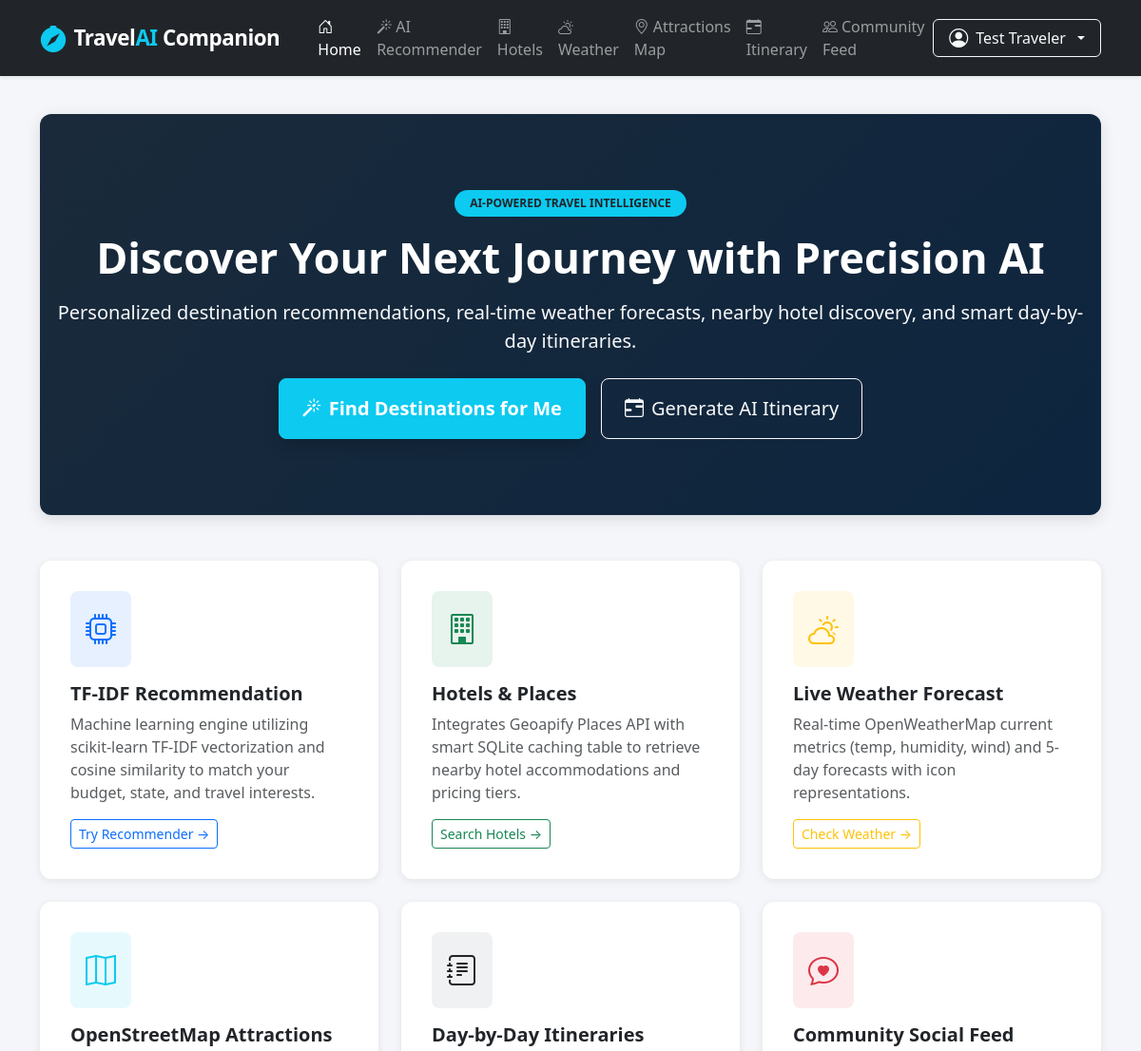
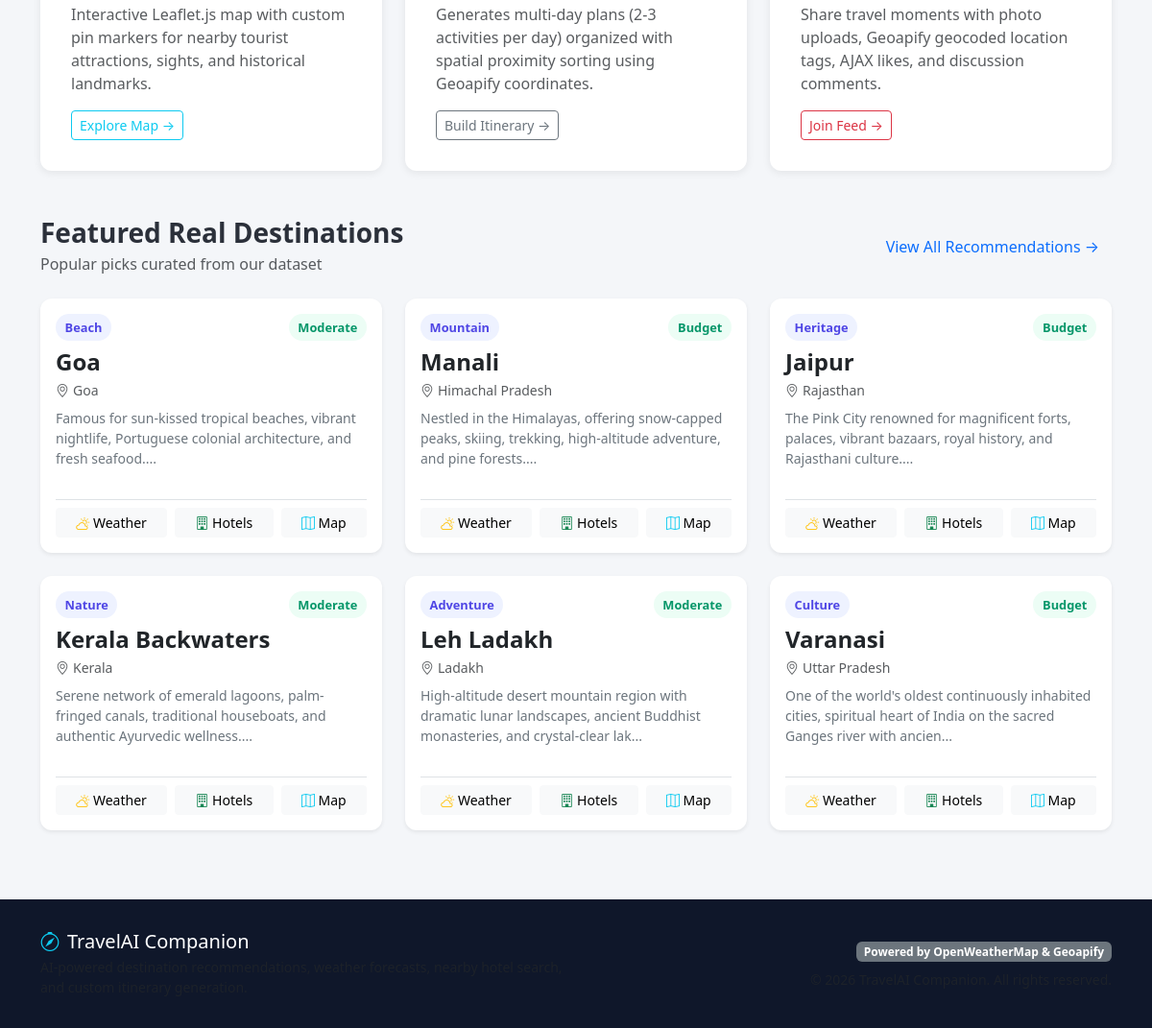
The page / (signed in) on the database its author committed (2 pictures, top to bottom).
### models.py (models this page shows, shortened)
class User(UserMixin, db.Model):
    __tablename__ = 'users'
    id = db.Column(db.Integer, primary_key=True)
    name = db.Column(db.String(100), nullable=False)
    email = db.Column(db.String(120), unique=True, nullable=False, index=True)
    password_hash = db.Column(db.String(256), nullable=False)
    profile_photo = db.Column(db.String(255), default='default_avatar.png')
    joined_date = db.Column(db.DateTime, default=datetime.utcnow)
    posts = db.relationship('Post', backref='author', lazy=True, cascade='all, delete-orphan')
    likes = db.relationship('Like', backref='user', lazy=True, cascade='all, delete-orphan')
    comments = db.relationship('Comment', backref='user', lazy=True, cascade='all, delete-orphan')

class Destination(db.Model):
    __tablename__ = 'destinations'
    id = db.Column(db.Integer, primary_key=True)
    name = db.Column(db.String(120), nullable=False, index=True)
    state = db.Column(db.String(100), nullable=False)
    category = db.Column(db.String(50), nullable=False)
    budget_level = db.Column(db.String(50), nullable=False)  # Budget, Moderate, Luxury
    description = db.Column(db.Text, nullable=False)
    tags = db.Column(db.String(255), nullable=True)
    cached_hotels = db.relationship('HotelsCache', backref='destination', lazy=True, cascade='all, delete-orphan')

### app.py (the view)
@app.route('/')
def index():
    featured_destinations = Destination.query.limit(6).all()
    recent_posts = Post.query.order_by(Post.created_at.desc()).limit(3).all()
    return render_template('index.html', destinations=featured_destinations, posts=recent_posts)

### app.py (called while the page is built)
@login_manager.user_loader
def load_user(user_id):
    return db.session.get(User, int(user_id))

### templates/index.html (shortened to what this page needs)
{% extends "base.html" %}
{% block content %}
<div class="container">
    <div class="hero-section text-center position-relative overflow-hidden mb-5">
        <div class="position-relative z-1 py-3">
            <span class="badge bg-info text-dark px-3 py-2 rounded-pill fw-bold text-uppercase mb-3">AI-Powered Travel Intelligence</span>
            <h1 class="hero-title mb-3">Discover Your Next Journey with Precision AI</h1>
            <p class="lead text-light max-w-700 mx-auto mb-4 opacity-90">
                Personalized destination recommendations, real-time weather forecasts, nearby hotel discovery, and smart day-by-day itineraries.
            </p>
            <div class="d-flex justify-content-center gap-3 flex-wrap">
                <a href="{{ url_for('recommendations') }}" class="btn btn-info btn-lg px-4 py-3 text-white fw-bold shadow">
                    <i class="bi bi-magic me-2"></i>Find Destinations for Me
                </a>
                <a href="{{ url_for('itinerary') }}" class="btn btn-outline-light btn-lg px-4 py-3">
                    <i class="bi bi-calendar-range me-2"></i>Generate AI Itinerary
                </a>
            </div>
        </div>
    </div>
    <div class="row g-4 mb-5">
        <div class="col-md-4">
            <div class="card card-hover h-100 p-3">
                <div class="card-body">
                    <div class="d-inline-flex align-items-center justify-content-center bg-primary bg-opacity-10 text-primary p-3 rounded-3 mb-3">
                        <i class="bi bi-cpu fs-2"></i>
                    </div>
                    <h5 class="card-title fw-bold">TF-IDF Recommendation</h5>
                    <p class="card-text text-muted">Machine learning engine utilizing scikit-learn TF-IDF vectorization and cosine similarity to match your budget, state, and travel interests.</p>
                    <a href="{{ url_for('recommendations') }}" class="btn btn-sm btn-outline-primary">Try Recommender &rarr;</a>
                </div>
            </div>
        </div>
        <div class="col-md-4">
            <div class="card card-hover h-100 p-3">
                <div class="card-body">
                    <div class="d-inline-flex align-items-center justify-content-center bg-success bg-opacity-10 text-success p-3 rounded-3 mb-3">
                        <i class="bi bi-building fs-2"></i>
                    </div>
                    <h5 class="card-title fw-bold">Hotels & Places</h5>
                    <p class="card-text text-muted">Integrates Geoapify Places API with smart SQLite caching table to retrieve nearby hotel accommodations and pricing tiers.</p>
                    <a href="{{ url_for('hotels') }}" class="btn btn-sm btn-outline-success">Search Hotels &rarr;</a>
                </div>
            </div>
        </div>
        <div class="col-md-4">
            <div class="card card-hover h-100 p-3">
                <div class="card-body">
                    <div class="d-inline-flex align-items-center justify-content-center bg-warning bg-opacity-10 text-warning p-3 rounded-3 mb-3">
                        <i class="bi bi-cloud-sun fs-2"></i>
                    </div>
                    <h5 class="card-title fw-bold">Live Weather Forecast</h5>
                    <p class="card-text text-muted">Real-time OpenWeatherMap current metrics (temp, humidity, wind) and 5-day forecasts with icon representations.</p>
                    <a href="{{ url_for('weather') }}" class="btn btn-sm btn-outline-warning">Check Weather &rarr;</a>
                </div>
            </div>
        </div>
        <div class="col-md-4">
            <div class="card card-hover h-100 p-3">
                <div class="card-body">
                    <div class="d-inline-flex align-items-center justify-content-center bg-info bg-opacity-10 text-info p-3 rounded-3 mb-3">
                        <i class="bi bi-map fs-2"></i>
                    </div>
                    <h5 class="card-title fw-bold">OpenStreetMap Attractions</h5>
                    <p class="card-text text-muted">Interactive Leaflet.js map with custom pin markers for nearby tourist attractions, sights, and historical landmarks.</p>
                    <a href="{{ url_for('attractions_map') }}" class="btn btn-sm btn-outline-info">Explore Map &rarr;</a>
                </div>
            </div>
        </div>
        <div class="col-md-4">
            <div class="card card-hover h-100 p-3">
                <div class="card-body">
                    <div class="d-inline-flex align-items-center justify-content-center bg-secondary bg-opacity-10 text-dark p-3 rounded-3 mb-3">
                        <i class="bi bi-journal-text fs-2"></i>
                    </div>
                    <h5 class="card-title fw-bold">Day-by-Day Itineraries</h5>
                    <p class="card-text text-muted">Generates multi-day plans (2-3 activities per day) organized with spatial proximity sorting using Geoapify coordinates.</p>
                    <a href="{{ url_for('itinerary') }}" class="btn btn-sm btn-outline-secondary">Build Itinerary &rarr;</a>
                </div>
            </div>
        </div>
        <div class="col-md-4">
            <div class="card card-hover h-100 p-3">
                <div class="card-body">
                    <div class="d-inline-flex align-items-center justify-content-center bg-danger bg-opacity-10 text-danger p-3 rounded-3 mb-3">
                        <i class="bi bi-chat-heart fs-2"></i>
                    </div>
                    <h5 class="card-title fw-bold">Community Social Feed</h5>
                    <p class="card-text text-muted">Share travel moments with photo uploads, Geoapify geocoded location tags, AJAX likes, and discussion comments.</p>
                    <a href="{{ url_for('community') }}" class="btn btn-sm btn-outline-danger">Join Feed &rarr;</a>
                </div>
            </div>
        </div>
    </div>
    <div class="d-flex justify-content-between align-items-center mb-4">
        <div>
            <h3 class="fw-bold mb-1">Featured Real Destinations</h3>
            <p class="text-muted mb-0">Popular picks curated from our dataset</p>
        </div>
        <a href="{{ url_for('recommendations') }}" class="btn btn-link text-decoration-none">View All Recommendations &rarr;</a>
    </div>
    <div class="row g-4 mb-5">
        {% for dest in destinations %}
        <div class="col-md-4">
            <div class="card h-100 shadow-sm border-0">
                <div class="card-body d-flex flex-column">
                    <div class="d-flex justify-content-between align-items-start mb-2">
                        <span class="badge-category">{{ dest.category }}</span>
                        <span class="badge-budget">{{ dest.budget_level }}</span>
                    </div>
                    <h4 class="card-title fw-bold mb-1">{{ dest.name }}</h4>
                    <p class="text-muted small mb-2"><i class="bi bi-geo-alt me-1"></i>{{ dest.state }}</p>
                    <p class="card-text flex-grow-1 text-secondary small">{{ dest.description[:120] }}...</p>
                    <div class="d-flex gap-2 mt-3 pt-2 border-top">
                        <a href="{{ url_for('weather', destination=dest.name) }}" class="btn btn-sm btn-light flex-fill" title="Weather">
                            <i class="bi bi-cloud-sun text-warning"></i> Weather
                        </a>
                        <a href="{{ url_for('hotels', destination=dest.name) }}" class="btn btn-sm btn-light flex-fill" title="Hotels">
                            <i class="bi bi-building text-success"></i> Hotels
                        </a>
                        <a href="{{ url_for('attractions_map', destination=dest.name) }}" class="btn btn-sm btn-light flex-fill" title="Map">
                            <i class="bi bi-map text-info"></i> Map
                        </a>
                    </div>
                </div>
            </div>
        </div>
        {% endfor %}
    </div>
</div>
{% endblock %}

### templates/base.html (shortened to what this page needs)
<!DOCTYPE html>
<html lang="en">
<head>
    <link href="https://cdn.jsdelivr.net/npm/bootstrap@5.3.2/dist/css/bootstrap.min.css" rel="stylesheet">
    <link href="https://cdn.jsdelivr.net/npm/bootstrap-icons@1.11.2/font/bootstrap-icons.min.css" rel="stylesheet">
    <link rel="stylesheet" href="https://unpkg.com/leaflet@1.9.4/dist/leaflet.css" />
    <link rel="stylesheet" href="{{ url_for('static', filename='css/custom.css') }}">
</head>
<body>
    <nav class="navbar navbar-expand-lg navbar-dark bg-dark sticky-top shadow-sm py-2">
        <div class="container">
            <a class="navbar-brand d-flex align-items-center gap-2" href="{{ url_for('index') }}">
                <i class="bi bi-compass-fill fs-3 text-info"></i>
                <span>Travel<span class="text-info">AI</span> Companion</span>
            </a>
            <div class="collapse navbar-collapse" id="navbarContent">
                <ul class="navbar-nav me-auto mb-2 mb-lg-0 ms-lg-3">
                    <li class="nav-item">
                        <a class="nav-link {% if request.endpoint == 'index' %}active{% endif %}" href="{{ url_for('index') }}">
                            <i class="bi bi-house-door me-1"></i>Home
                        </a>
                    </li>
                    <li class="nav-item">
                        <a class="nav-link {% if request.endpoint == 'recommendations' %}active{% endif %}" href="{{ url_for('recommendations') }}">
                            <i class="bi bi-magic me-1"></i>AI Recommender
                        </a>
                    </li>
                    <li class="nav-item">
                        <a class="nav-link {% if request.endpoint == 'hotels' %}active{% endif %}" href="{{ url_for('hotels') }}">
                            <i class="bi bi-building me-1"></i>Hotels
                        </a>
                    </li>
                    <li class="nav-item">
                        <a class="nav-link {% if request.endpoint == 'weather' %}active{% endif %}" href="{{ url_for('weather') }}">
                            <i class="bi bi-cloud-sun me-1"></i>Weather
                        </a>
                    </li>
                    <li class="nav-item">
                        <a class="nav-link {% if request.endpoint == 'attractions_map' %}active{% endif %}" href="{{ url_for('attractions_map') }}">
                            <i class="bi bi-geo-alt me-1"></i>Attractions Map
                        </a>
                    </li>
                    <li class="nav-item">
                        <a class="nav-link {% if request.endpoint == 'itinerary' %}active{% endif %}" href="{{ url_for('itinerary') }}">
                            <i class="bi bi-calendar-range me-1"></i>Itinerary
                        </a>
                    </li>
                    <li class="nav-item">
                        <a class="nav-link {% if request.endpoint == 'community' %}active{% endif %}" href="{{ url_for('community') }}">
                            <i class="bi bi-people me-1"></i>Community Feed
                        </a>
                    </li>
                </ul>
                <div class="d-flex align-items-center gap-2">
                    {% if current_user.is_authenticated %}
                        <div class="dropdown">
                            <button class="btn btn-outline-light dropdown-toggle d-flex align-items-center gap-2 py-1 px-3" type="button" data-bs-toggle="dropdown">
                                {% if current_user.profile_photo and current_user.profile_photo != 'default_avatar.png' %}
                                    <img src="{{ url_for('static', filename='uploads/' + current_user.profile_photo) }}" class="nav-avatar" alt="Avatar">
                                {% else %}
                                    <i class="bi bi-person-circle fs-5"></i>
                                {% endif %}
                                <span>{{ current_user.name }}</span>
                            </button>
                        </div>
                    {% else %}
                        <a href="{{ url_for('login') }}" class="btn btn-outline-light btn-sm px-3">Log In</a>
                        <a href="{{ url_for('register') }}" class="btn btn-info btn-sm px-3 text-white fw-semibold">Register</a>
                    {% endif %}
                </div>
            </div>
        </div>
    </nav>
    <main class="py-4 flex-grow-1">
        {% block content %}{% endblock %}
    </main>
    <footer class="footer mt-auto">
        <div class="container">
            <div class="row align-items-center gy-3">
                <div class="col-md-6 text-center text-md-start">
                    <h5 class="text-white mb-1"><i class="bi bi-compass text-info me-2"></i>TravelAI Companion</h5>
                    <p class="small text-muted mb-0">AI-powered destination recommendations, weather forecasts, nearby hotel search, and custom itinerary generation.</p>
                </div>
                <div class="col-md-6 text-center text-md-end">
                    <span class="badge bg-secondary mb-2">Powered by OpenWeatherMap & Geoapify</span>
                    <p class="small text-muted mb-0">&copy; 2026 TravelAI Companion. All rights reserved.</p>
                </div>
            </div>
        </div>
    </footer>
</body>
</html>

### static/css/custom.css (style rules this page uses)
:root { --primary-color: #0d6efd; --primary-dark: #0a58ca; --secondary-color: #0dcaf0; --accent-color: #ffc107; --dark-bg: #121824; --card-bg: #ffffff; --border-radius: 12px; --shadow-sm: 0 2px 8px rgba(0,0,0,0.08); --shadow-md: 0 4px 16px rgba(0,0,0,0.12); --shadow-hover: 0 8px 24px rgba(0,0,0,0.18); }
body { font-family: 'Segoe UI', system-ui, -apple-system, sans-serif; background-color: #f4f6f9; color: #2b303a; min-height: 100vh; display: flex; flex-direction: column; }
.navbar-brand { font-weight: 700; font-size: 1.4rem; letter-spacing: -0.5px; }
.navbar-brand i { color: var(--secondary-color); }
.hero-section { background: linear-gradient(135deg, #1a2a3a 0%, #0d253f 100%); color: white; padding: 4rem 1rem; border-radius: var(--border-radius); margin-bottom: 2rem; box-shadow: var(--shadow-md); }
.hero-title { font-size: 2.8rem; font-weight: 800; }
.card { border: none; border-radius: var(--border-radius); box-shadow: var(--shadow-sm); transition: transform 0.2s ease, box-shadow 0.2s ease; }
.badge-category { background-color: #eef2ff; color: #4f46e5; font-weight: 600; font-size: 0.8rem; padding: 0.35em 0.75em; border-radius: 20px; }
.badge-budget { background-color: #ecfdf5; color: #059669; font-weight: 600; font-size: 0.8rem; padding: 0.35em 0.75em; border-radius: 20px; }
.footer { margin-top: auto; background-color: #0f172a; color: #94a3b8; padding: 2rem 0; }

### rows shown on the page
User: name "Test Traveler"
Destination: category "Beach", budget_level "Moderate", name "Goa", state "Goa", description "Famous for sun-kissed tropical beaches, vibrant nightlife, Portuguese colonial architecture, and fresh seafood."
Destination: category "Mountain", budget_level "Budget", name "Manali", state "Himachal Pradesh", description "Nestled in the Himalayas, offering snow-capped peaks, skiing, trekking, high-altitude adventure, and pine forests."
Destination: category "Heritage", budget_level "Budget", name "Jaipur", state "Rajasthan", description "The Pink City renowned for magnificent forts, palaces, vibrant bazaars, royal history, and Rajasthani culture."
Destination: category "Nature", budget_level "Moderate", name "Kerala Backwaters", state "Kerala", description "Serene network of emerald lagoons, palm-fringed canals, traditional houseboats, and authentic Ayurvedic wellness."
Destination: category "Adventure", budget_level "Moderate", name "Leh Ladakh", state "Ladakh", description "High-altitude desert mountain region with dramatic lunar landscapes, ancient Buddhist monasteries, and crystal-clear lak"
Destination: category "Culture", budget_level "Budget", name "Varanasi", state "Uttar Pradesh", description "One of the world's oldest continuously inhabited cities, spiritual heart of India on the sacred Ganges river with ancien"
